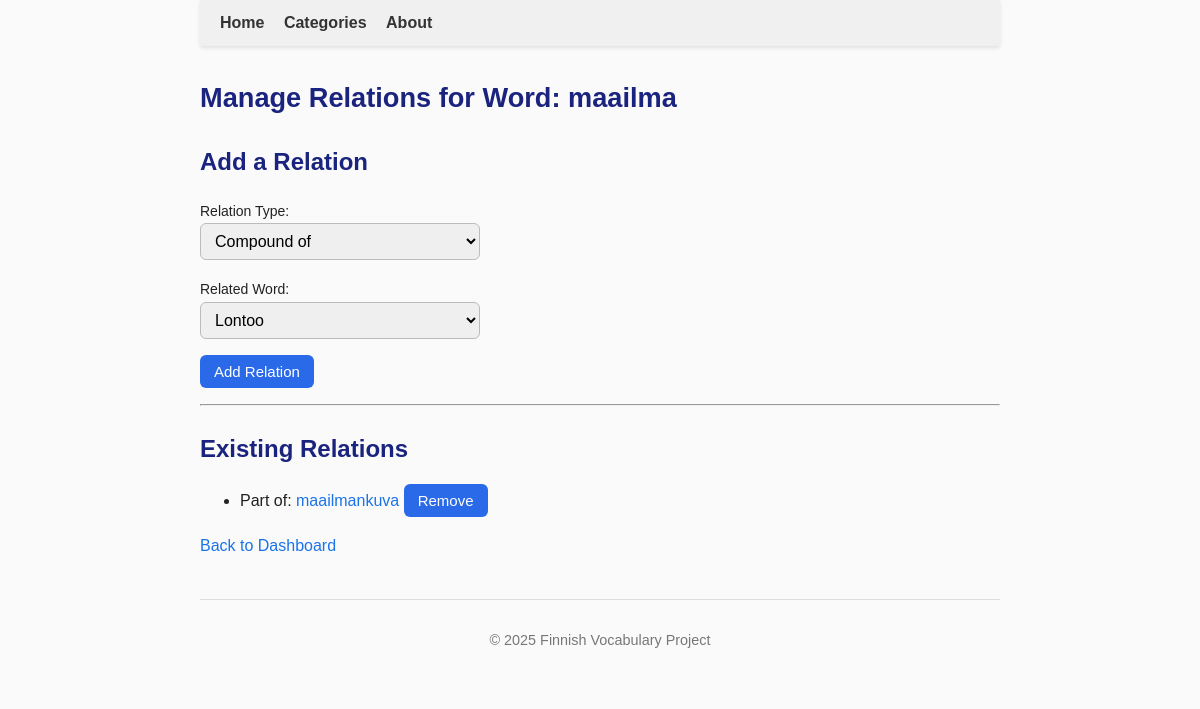
Screenshot of /admin/words/2/relations (signed in) with the database file from the repository.
### tables this page shows
CREATE TABLE words (
        id INTEGER PRIMARY KEY,
        word TEXT UNIQUE NOT NULL,
        pos_id INTEGER REFERENCES parts_of_speech(id)
    , created_at TEXT, updated_at TEXT, language_code TEXT DEFAULT 'fi');

CREATE TABLE word_relations (
        id INTEGER PRIMARY KEY,
        word1_id INTEGER NOT NULL REFERENCES words(id),
        word2_id INTEGER NOT NULL REFERENCES words(id),
        relation_type_id INTEGER NOT NULL REFERENCES relation_types(id),
        UNIQUE(word1_id, word2_id, relation_type_id)
    );

CREATE TABLE relation_types (
        id INTEGER PRIMARY KEY,
        name TEXT NOT NULL UNIQUE,
        applies_to TEXT CHECK(applies_to IN ('word', 'meaning')) NOT NULL,
        bidirectional INTEGER DEFAULT 1 CHECK(bidirectional IN (0, 1))
    );

### app.py (the view, shortened to what this page needs)
@app.route("/admin/words/<int:word_id>/relations", methods=["GET", "POST"])
@admin_required
def admin_word_relations(word_id):
    conn = sqlite3.connect("finnish.db")
    conn.row_factory = sqlite3.Row
    cur = conn.cursor()
    cur.execute("SELECT * FROM words WHERE id = ?", (word_id,))
    word = cur.fetchone()
    if not word:
        flash("Word not found.", "danger")
        conn.close()
        return redirect(url_for("admin_dashboard"))
    cur.execute("SELECT * FROM relation_types WHERE applies_to='word' ORDER BY name")
    relation_types = cur.fetchall()
    cur.execute("""
        SELECT wr.id, w2.id AS word2_id, w2.word, rt.name AS relation_name, rt.id AS relation_type_id
        FROM word_relations wr
        JOIN words w2 ON wr.word2_id = w2.id
        JOIN relation_types rt ON wr.relation_type_id = rt.id
        WHERE wr.word1_id=?
        ORDER BY rt.name, w2.word
    """, (word_id,))
    relations = cur.fetchall()
    cur.execute("SELECT id, word FROM words WHERE id != ?", (word_id,))
    all_words = cur.fetchall()
    conn.close()
    return render_template(
        "admin_word_relations.html",
        word=word,
        relations=relations,
        all_words=all_words,
        relation_types=relation_types
    )

### app.py (called while the page is built)
def admin_required(f):
    @wraps(f)
    def decorated_function(*args, **kwargs):
        if not session.get('admin_logged_in'):
            flash("Admin login required.", "warning")
            return redirect(url_for('login'))
        return f(*args, **kwargs)
    return decorated_function

### templates/admin_word_relations.html (shortened to what this page needs)
{% extends "base.html" %}
{% block content %}
<h2>Manage Relations for Word: {{ word['word'] }}</h2>
<div class="admin-add-word-container">
    <h3>Add a Relation</h3>
    <form method="POST" class="admin-add-word-form">
        <p>
            <label>Relation Type:</label><br>
            <select name="relation_type_id" class="admin-select" required>
                {% for rt in relation_types %}
                    <option value="{{ rt['id'] }}">{{ rt['name'].capitalize() }}</option>
                {% endfor %}
            </select>
        </p>
        <p>
            <label>Related Word:</label><br>
            <select name="related_word_id" class="admin-select" required>
                {% for w in all_words %}
                    <option value="{{ w['id'] }}">{{ w['word'] }}</option>
                {% endfor %}
            </select>
        </p>
        <p>
            <button type="submit" class="admin-btn">Add Relation</button>
        </p>
    </form>
    <hr>
    <h3>Existing Relations</h3>
    {% if relations %}
        <ul>
        {% for r in relations %}
            <li>
                {{ r['relation_name'].capitalize() }}:
                <a href="{{ url_for('show_word', word_name=r['word']) }}" target="_blank">{{ r['word'] }}</a>
                <form method="POST" style="display:inline;">
                    <button type="submit" class="admin-btn-small delete-btn">Remove</button>
                </form>
            </li>
        {% endfor %}
        </ul>
    {% else %}
        <p><em>No relations yet for this word.</em></p>
    {% endif %}
    <p>
        <a href="{{ url_for('admin_dashboard') }}" class="admin-btn-small">Back to Dashboard</a>
    </p>
</div>
{% endblock %}

### static/style.css (style rules this page uses)
body { font-family: Arial, sans-serif; max-width: 800px; margin: 0 auto; padding: 0 20px 40px 20px; line-height: 1.6; color: #222; background-color: #fafafa; }
h1, h2, h3, h4 { color: #1a237e; margin-bottom: 0.3em; }
h2 { font-size: 1.7em; }
h3 { font-size: 1.5em; }
a { text-decoration: none; color: #1a73e8; transition: color 0.2s; }
button { border: none; border-radius: 6px; cursor: pointer; transition: background-color 0.2s; }
form { position: relative; margin-bottom: 1em; }
input[type="text"], .admin-input, .admin-select { width: 280px; padding: 8px 10px; font-size: 16px; border: 1px solid #bbb; border-radius: 6px; box-sizing: border-box; }
button[type="submit"] { padding: 8px 14px; font-size: 15px; background: #2a6ae9; color: white; border-radius: 6px; }
form label { margin-right: 15px; font-size: 14px; }

### rows the page displays
words: word "maailma"
word_relations: relation_name "Part of", word "maailmankuva"

### other values shown
form field relation_type_id "Compound of"
form field related_word_id "Lontoo"
